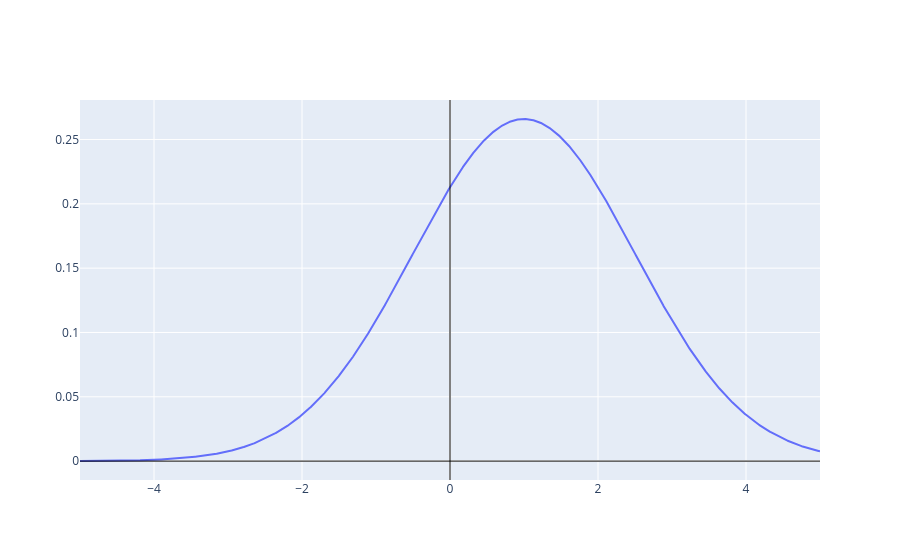

Notebook code for this chart:
### Code cell
if __name__ == '__main__' and '__file__' not in globals():
  px = _marginalize(pxy=pxy, keep='x')
  _plot_function(px, (-5, 5))

### Figure 1 — Plotly figure (JSON) as saved in the notebook; plotly's stock layout.template omitted (floating-point values rounded to 4 significant figures; data arrays with more than 128 entries replaced by an {"elided": "..."} marker saying what was removed)
{"data": [{"mode": "lines", "type": "scatter", "x": {"elided": "4097 float values"}, "y": {"elided": "4097 float values"}}], "layout": {"shapes": [{"line": {"color": "black", "width": 1}, "type": "line", "x0": 0, "x1": 1, "xref": "x domain", "y0": 0, "y1": 0, "yref": "y"}, {"line": {"color": "black", "width": 1}, "type": "line", "x0": 0, "x1": 0, "xref": "x", "y0": 0, "y1": 1, "yref": "y domain"}]}}
